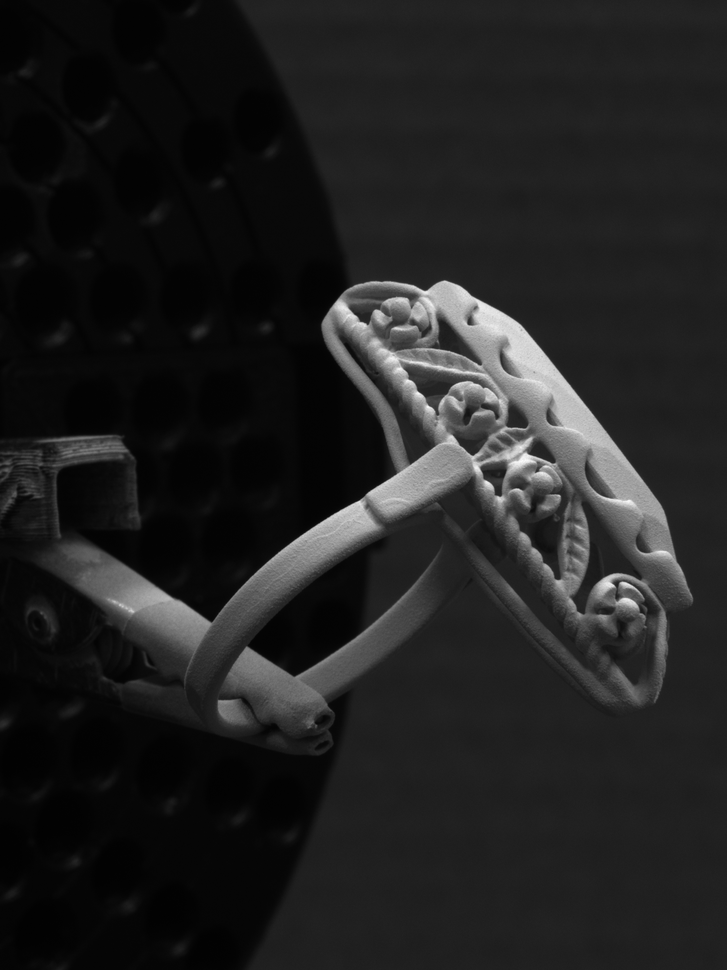
#> input picture sets/ringL.png, 727 x 970 px, shrunk from 1944 x 2592 before the run
$ python draw-matches.py
#> lines starting #> are read from the running program, lines starting #| are printed output that depends on the picture
#> further down, imgL is the input picture: shape (970, 727, 3); min 1, max 251, mean 32.9
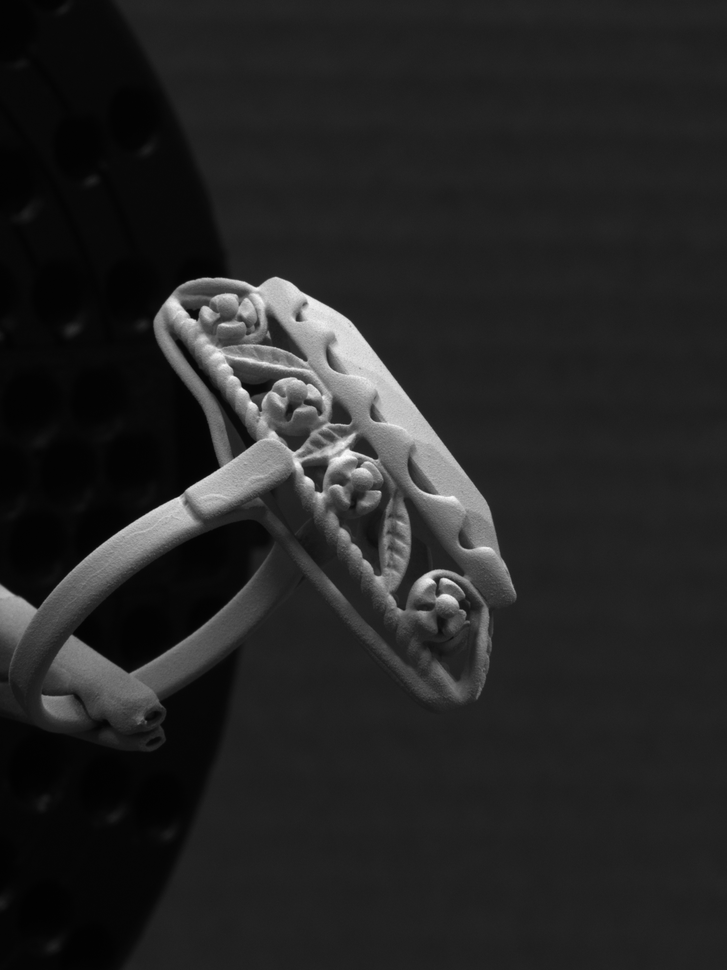
#> input picture sets/ringR.png, 727 x 970 px, shrunk from 1944 x 2592 before the run
#> further down, imgR is the input picture: shape (970, 727, 3); min 1, max 253, mean 36.9
import cv2
import numpy as np


class Matcher:

    def __init__(self, algorithm, img0, img1):
        self.algorithm = algorithm
        self.kp1, self.des1 = algorithm.detectAndCompute(img0, None)
#> self.kp1 = 571 keypoints; strongest (x, y, size): (605, 584, 9.8), (347, 525, 30.9), (488, 485, 6.8), (470, 321, 5.4)
        self.kp2, self.des2 = algorithm.detectAndCompute(img1, None)
#> self.kp2 = 511 keypoints; strongest (x, y, size): (426, 580, 9.3), (194, 313, 7.9), (167, 521, 30.9), (308, 481, 6.6)

        self.norm_hamming = cv2.NORM_HAMMING2

    def BF_matcher(self, mode):

#> called with mode = 'SIFT'
        if mode == 'SIFT' or mode == 'KAZE':
            bf = cv2.BFMatcher(crossCheck=True)

        if mode == 'ORB':
            bf = cv2.BFMatcher(self.norm_hamming, crossCheck=True)

        matches = bf.match(self.des2, self.des1)
#> matches = 347 matches
        matches = sorted(matches, key=lambda x: x.distance)
        best_matches = find_best_matches(matches)

        return best_matches


def find_best_matches(matches):
    """
    Filter matches by distance
    Args:
         matches: list
    Returns:
        best_matches: list
    """
    best_matches = []
    for m in matches:
        if m.distance < 200:  # Матчинг - мы сравниваем 2 вектора. сортируем матчи по растоянию,
            # тут можно делать приемлимое расстояние больше или меньше
            best_matches.append(m)
#> after the loop, best_matches = 320 matches
    return best_matches


def draw_matches(imgL, imgR, mode='SIFT'):
    MIN_MATCH_COUNT = 100  # минимальное число заматченных точек, чтоб отрисовало

    if mode == 'ORB':
        algorithm = cv2.ORB_create(nfeatures=10000, scoreType=cv2.ORB_FAST_SCORE)

    if mode == 'SIFT':
        algorithm = cv2.SIFT_create()

    if mode == 'KAZE':
        algorithm = cv2.KAZE_create()


    matcher = Matcher(algorithm, imgL, imgR)
    bf_matches = matcher.BF_matcher(mode)
#> bf_matches = 320 matches

    print(f'количество заматченный точек после фильтра: {mode}', len(bf_matches))
#| количество заматченный точек после фильтра: SIFT 320

    if len(bf_matches) > MIN_MATCH_COUNT:
        src_pts = np.float32([matcher.kp2[m.queryIdx].pt for m in bf_matches]).reshape(-1, 1, 2)
#> src_pts = 320 rows, first 8: [187.1, 502.1], [97.16, 545.8], [343.7, 433], [321.3, 319.3], [290.6, 407.3], [298.4, 409.8], [421.3, 416.4], [399.2, 611.1]
        dst_pts = np.float32([matcher.kp1[m.trainIdx].pt for m in bf_matches]).reshape(-1, 1, 2)
#> dst_pts = 320 rows, first 8: [368.3, 506], [279.4, 549.9], [520.8, 436.9], [492.5, 323.5], [468.6, 411.2], [476.5, 413.7], [595.4, 420.1], [579.2, 615.1]

        matrix, mask = cv2.findHomography(src_pts, dst_pts, cv2.RANSAC, 5.0)
#> matrix = [[1.03, 0.0503, 158.4], [0.0167, 1.05, -10.5], [3.51e-05, 3.92e-05, 1]]; mask = 320 values, max 1 at index 0, min 0 at index 11, mean 0.903
        matchesMask = mask.ravel().tolist()
#> matchesMask has the same summary as mask

        draw_params = dict(outImg=None,
                           # matchColor=(0, 255, 0),
                           # matchesMask=matchesMask,  # draw only inliers
                           flags=2)

        result_mathing_bf = cv2.drawMatches(imgR, matcher.kp2, imgL, matcher.kp1, bf_matches, **draw_params)
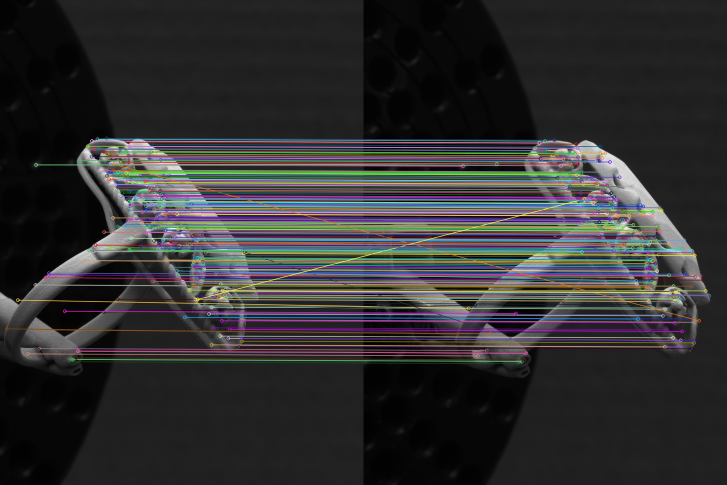
#> result_mathing_bf: shape (970, 1454, 3) (shown at 1/2 size); mean B, G, R 49, 48.3, 48.9

        cv2.namedWindow('draw_matches', cv2.WINDOW_NORMAL)
        cv2.imshow('draw_matches', result_mathing_bf)
        cv2.waitKey(0)

        if mode == 'KAZE':
            cv2.imwrite('res_kaze.png', result_mathing_bf)
        if mode == 'SIFT':
            cv2.imwrite('res_sift.png', result_mathing_bf)
        if mode == 'ORB':
            cv2.imwrite('res_orb.png', result_mathing_bf)


imgL = cv2.imread('sets/ringL.png')
imgR = cv2.imread('sets/ringR.png')

draw_matches(imgL, imgR, mode='SIFT')
# draw_matches(imgL, imgR, mode='KAZE')
# draw_matches(imgL, imgR, mode='ORB')
